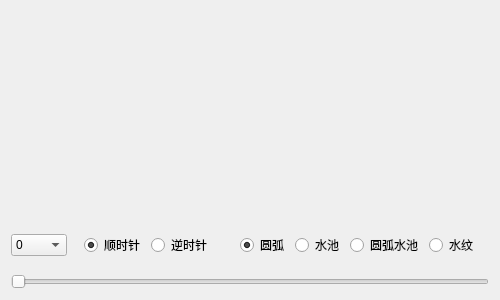
<?xml version="1.0" encoding="UTF-8"?>
<ui version="4.0">
 <class>frmProgressBarPercent</class>
 <widget class="QWidget" name="frmProgressBarPercent">
  <property name="geometry">
   <rect>
    <x>0</x>
    <y>0</y>
    <width>500</width>
    <height>300</height>
   </rect>
  </property>
  <layout class="QGridLayout" name="gridLayout">
   <item row="1" column="2">
    <widget class="ProgressBarPercent" name="widget6" native="true"/>
   </item>
   <item row="1" column="1">
    <widget class="ProgressBarPercent" name="widget5" native="true"/>
   </item>
   <item row="3" column="0" colspan="3">
    <widget class="QSlider" name="horizontalSlider">
     <property name="maximum">
      <number>100</number>
     </property>
     <property name="orientation">
      <enum>Qt::Horizontal</enum>
     </property>
    </widget>
   </item>
   <item row="1" column="0">
    <widget class="ProgressBarPercent" name="widget4" native="true"/>
   </item>
   <item row="0" column="2">
    <widget class="ProgressBarPercent" name="widget3" native="true"/>
   </item>
   <item row="0" column="1">
    <widget class="ProgressBarPercent" name="widget2" native="true"/>
   </item>
   <item row="0" column="0">
    <widget class="ProgressBarPercent" name="widget1" native="true"/>
   </item>
   <item row="2" column="0" colspan="3">
    <widget class="QWidget" name="widget_3" native="true">
     <property name="sizePolicy">
      <sizepolicy hsizetype="Preferred" vsizetype="Fixed">
       <horstretch>0</horstretch>
       <verstretch>0</verstretch>
      </sizepolicy>
     </property>
     <layout class="QHBoxLayout" name="horizontalLayout_3">
      <property name="leftMargin">
       <number>0</number>
      </property>
      <property name="topMargin">
       <number>0</number>
      </property>
      <property name="rightMargin">
       <number>0</number>
      </property>
      <property name="bottomMargin">
       <number>0</number>
      </property>
      <item>
       <widget class="QComboBox" name="comboBox">
        <item>
         <property name="text">
          <string>0</string>
         </property>
        </item>
        <item>
         <property name="text">
          <string>90</string>
         </property>
        </item>
        <item>
         <property name="text">
          <string>180</string>
         </property>
        </item>
        <item>
         <property name="text">
          <string>270</string>
         </property>
        </item>
       </widget>
      </item>
      <item>
       <widget class="QWidget" name="widget" native="true">
        <layout class="QHBoxLayout" name="horizontalLayout_2">
         <item>
          <widget class="QRadioButton" name="rbtnClockWise">
           <property name="text">
            <string>顺时针</string>
           </property>
           <property name="checked">
            <bool>true</bool>
           </property>
          </widget>
         </item>
         <item>
          <widget class="QRadioButton" name="rbtn">
           <property name="text">
            <string>逆时针</string>
           </property>
          </widget>
         </item>
        </layout>
       </widget>
      </item>
      <item>
       <widget class="QWidget" name="widget_2" native="true">
        <layout class="QHBoxLayout" name="horizontalLayout">
         <item>
          <widget class="QRadioButton" name="rbtnArc">
           <property name="text">
            <string>圆弧</string>
           </property>
           <property name="checked">
            <bool>true</bool>
           </property>
          </widget>
         </item>
         <item>
          <widget class="QRadioButton" name="rbtnPolo">
           <property name="text">
            <string>水池</string>
           </property>
          </widget>
         </item>
         <item>
          <widget class="QRadioButton" name="rbtnArcPolo">
           <property name="text">
            <string>圆弧水池</string>
           </property>
          </widget>
         </item>
         <item>
          <widget class="QRadioButton" name="rbtnWave">
           <property name="text">
            <string>水纹</string>
           </property>
          </widget>
         </item>
        </layout>
       </widget>
      </item>
     </layout>
    </widget>
   </item>
  </layout>
 </widget>
 <layoutdefault spacing="6" margin="11"/>
 <customwidgets>
  <customwidget>
   <class>ProgressBarPercent</class>
   <extends>QWidget</extends>
   <header>progressbarpercent.h</header>
   <container>1</container>
   <slots>
    <slot>setValue(int)</slot>
   </slots>
  </customwidget>
 </customwidgets>
 <resources/>
 <connections>
  <connection>
   <sender>horizontalSlider</sender>
   <signal>valueChanged(int)</signal>
   <receiver>widget1</receiver>
   <slot>setValue(int)</slot>
   <hints>
    <hint type="sourcelabel">
     <x>109</x>
     <y>279</y>
    </hint>
    <hint type="destinationlabel">
     <x>118</x>
     <y>134</y>
    </hint>
   </hints>
  </connection>
  <connection>
   <sender>horizontalSlider</sender>
   <signal>valueChanged(int)</signal>
   <receiver>widget2</receiver>
   <slot>setValue(int)</slot>
   <hints>
    <hint type="sourcelabel">
     <x>143</x>
     <y>282</y>
    </hint>
    <hint type="destinationlabel">
     <x>162</x>
     <y>132</y>
    </hint>
   </hints>
  </connection>
  <connection>
   <sender>horizontalSlider</sender>
   <signal>valueChanged(int)</signal>
   <receiver>widget3</receiver>
   <slot>setValue(int)</slot>
   <hints>
    <hint type="sourcelabel">
     <x>293</x>
     <y>281</y>
    </hint>
    <hint type="destinationlabel">
     <x>300</x>
     <y>120</y>
    </hint>
   </hints>
  </connection>
  <connection>
   <sender>horizontalSlider</sender>
   <signal>valueChanged(int)</signal>
   <receiver>widget4</receiver>
   <slot>setValue(int)</slot>
   <hints>
    <hint type="sourcelabel">
     <x>40</x>
     <y>274</y>
    </hint>
    <hint type="destinationlabel">
     <x>41</x>
     <y>236</y>
    </hint>
   </hints>
  </connection>
  <connection>
   <sender>horizontalSlider</sender>
   <signal>valueChanged(int)</signal>
   <receiver>widget5</receiver>
   <slot>setValue(int)</slot>
   <hints>
    <hint type="sourcelabel">
     <x>216</x>
     <y>281</y>
    </hint>
    <hint type="destinationlabel">
     <x>205</x>
     <y>254</y>
    </hint>
   </hints>
  </connection>
  <connection>
   <sender>horizontalSlider</sender>
   <signal>valueChanged(int)</signal>
   <receiver>widget6</receiver>
   <slot>setValue(int)</slot>
   <hints>
    <hint type="sourcelabel">
     <x>337</x>
     <y>276</y>
    </hint>
    <hint type="destinationlabel">
     <x>334</x>
     <y>247</y>
    </hint>
   </hints>
  </connection>
 </connections>
</ui>
